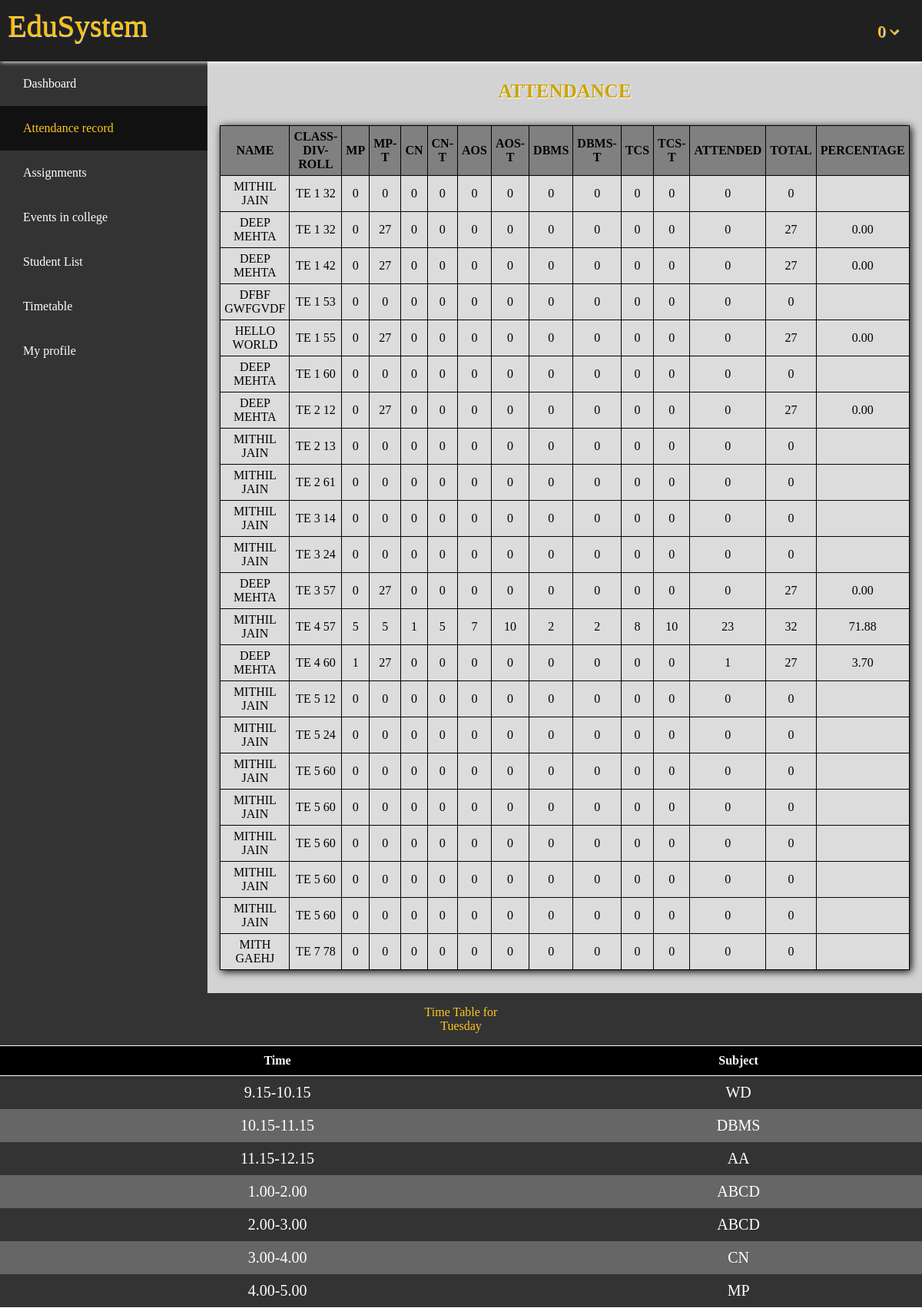
The page /home.php?page=attendance.php (signed in) on the database its author committed.
### tables this page shows
CREATE TABLE `profile` (
  `UserId` varchar(15) NOT NULL,
  `Fname` text NOT NULL,
  `Lname` text NOT NULL,
  `RegNo` int(5) NOT NULL,
  `Class` varchar(2) NOT NULL,
  `Division` int(1) NOT NULL,
  `RollNo` int(2) NOT NULL,
  `MobNo` bigint(10) NOT NULL,
  `Addr` varchar(50) NOT NULL,
  `Pass` varchar(32) NOT NULL DEFAULT 'sakec',
  `S1` int(2) NOT NULL DEFAULT '0',
  `S1t` int(2) NOT NULL DEFAULT '0',
  `S2` int(2) NOT NULL DEFAULT '0',
  `S2t` int(2) NOT NULL DEFAULT '0',
  `S3` int(2) NOT NULL DEFAULT '0',
  `S3t` int(2) NOT NULL DEFAULT '0',
  `S4` int(2) NOT NULL DEFAULT '0',
  `S4t` int(2) NOT NULL DEFAULT '0',
  `S5` int(2) DEFAULT '0',
  `S5t` int(2) NOT NULL DEFAULT '0',
  `Attended` int(2) AS (S1+S2+S3+S4+S5) VIRTUAL,
  `Total` int(2) AS (S1t+S2t+S3t+S4t+S5t) VIRTUAL,
  `Percent` decimal(4,2) AS ((S1+S2+S3+S4+S5)*100/(S1t+S2t+S3t+S4t+S5t)) VIRTUAL
);

CREATE TABLE `timetable` (
  `SrNo` int(1) NOT NULL,
  `Time` varchar(15) NOT NULL,
  `Monday` varchar(15) NOT NULL,
  `Tuesday` varchar(15) NOT NULL,
  `Wednesday` varchar(15) NOT NULL,
  `Thrusday` varchar(15) NOT NULL,
  `Friday` varchar(15) NOT NULL
);

### add_attendance.php (the view, shortened to what this page needs)
<!DOCTYPE html>
<html lang="en">
<head>
	<link rel="stylesheet" href="Addons/attendance.css">
</head>
<body>
	<?php
	echo "<p class=\"patten\">Attendance</p>";
	fetch();
	function fetch() {
		$user = 'student';
		$pass = 'sakec';
		$db = 'students';
		$conn = new mysqli('localhost', $user, $pass, $db) or die("Unable to connect to server".$db);
		$get_all = "select * from profile order by Division, RollNo";
		$data = mysqli_query($conn, $get_all) or die("No records found.");
		echo "<div class=\"table\"><table><tr><th>Name</th><th>Class-Div-Roll</th><th>MP</th><th>MP-T</th><th>CN</th><th>CN-T</th><th>AOS</th><th>AOS-T</th><th>DBMS</th><th>DBMS-T</th><th>TCS</th><th>TCS-T</th><th>Attended</th><th>Total</th><th>Percentage</th></tr>";
		while($row = mysqli_fetch_assoc($data)) {
			echo "<tr><td>".$row["Fname"]." ".$row["Lname"]."</td><td>".$row["Class"]." ".$row["Division"]." ".$row["RollNo"]."</td><td>".$row["S1"]."</td><td>".$row["S1t"]."</td><td>".$row["S2"]."</td><td>".$row["S2t"]."</td><td>".$row["S3"]."</td><td>".$row["S3t"]."</td><td>".$row["S4"]."</td><td>".$row["S4t"]."</td><td>".$row["S5"]."</td><td>".$row["S5t"]."</td><td>".$row["Attended"]."</td><td>".$row["Total"]."</td><td>".$row["Percent"]."</td></tr>";
		}
		echo "</table></div>";
	}
?>
</body>
</html>

### home.php (shortened to what this page needs)
<html>
<head>
    <link rel="stylesheet" type="text/css" href="Addons/home.css">
    <link rel="stylesheet" href="https://cdnjs.cloudflare.com/ajax/libs/font-awesome/4.7.0/css/font-awesome.min.css">
</head>
<body>
    <div class="header">
        <div class="leftheader">
            <p class="pheader">EduSystem</p>
        </div>
        <div class="rightheader">
            <ul class="mainddheader">
                <li><a id="dropdown" href="#" onclick="#">
                <?php
                    echo $_SESSION['name'];
                ?>
                <i class="fa fa-angle-down"></i></a></li>
            </ul>
        </div>
    </div>
    <div class="flex-container">
            <div class="asideleft">
                <ul class="nav">
                    <li><a class="btn <?php if($_GET["page"]==""){echo 'active';}?>" href="home.php">Dashboard</a></li>
                    <li><a class="btn <?php if($_GET["page"]=="attendance.php"){echo 'active';}?>" href="home.php?page=attendance.php">Attendance record</a></li>
                    <li><a class="btn <?php if($_GET["page"]=="assign.php"){echo 'active';}?>" href="home.php?page=assign.php">Assignments</a></li>
                    <li><a class="btn <?php if($_GET["page"]=="events.php"){echo 'active';}?>" href="home.php?page=events.php">Events in college</a></li>
                    <li><a class="btn <?php if($_GET["page"]=="list.php"){echo 'active';}?>" href="home.php?page=list.php">Student List</a></li>
                    <li><a class="btn <?php if($_GET["page"]=="timetable.php"){echo 'active';}?>" href="home.php?page=timetable.php">Timetable</a></li>
                    <li><a class="btn <?php if($_GET["page"]=="update.php"){echo 'active';}?>" href="home.php?page=update.php">My profile</a></li>
                </ul>
            </div>
        <div class="maincontent">
            <?php
                if (isset($_GET['page'])&&$_GET['page']!=""){
                    include $_GET['page'];
                }
                else {
                    include 'dashboard.php';
                }
            ?>
        </div>
        <?php
            $user = 'student';
            $pass = 'sakec';
            $db = 'students';
            $conn = new mysqli('localhost', $user, $pass, $db) or die("Unable to connect to server".$db);
            $get_all = "select * from timetable";
            $data = mysqli_query($conn, $get_all) or die("No records found.");
            $row = mysqli_fetch_assoc($data);
            $day = date('l');
            echo '<div class="asideright">
                <div class="iasideright">
                        <p align="center">Time Table for <br>'.$day.' </p>';
                        if ($day=="Sunday" || $day=="Saturday") {
                            echo '<p class="tthead" align="center">Holiday<p>';
                        }
                        else {
                            echo'<table class="asiderighttable" >
                            <tr>
                                <th>Time</th>
                                <th>Subject</th>
                            </tr>';
                            echo '<tr>
                                <td>9.15-10.15</td>
                                <td>'.$row[$day].'</td>
                            </tr>';
                            $row = mysqli_fetch_assoc($data);
                            echo '
                            <tr>
                                <td>10.15-11.15</td>
                                <td>'.$row[$day].'</td>
                            </tr>';
                            $row = mysqli_fetch_assoc($data);
                            echo '
                            <tr>
                                <td>11.15-12.15</td>
                                <td>'.$row[$day].'</td>
                            </tr>';
                            $row = mysqli_fetch_assoc($data);
                            echo '
                            <tr>
                                <td>1.00-2.00</td>
                                <td>'.$row[$day].'</td>
                            </tr>';
                            $row = mysqli_fetch_assoc($data);
                            echo '
                            <tr>
                                <td>2.00-3.00</td>
                                <td>'.$row[$day].'</td>
                            </tr>';
                            $row = mysqli_fetch_assoc($data);
                            echo '
                            <tr>
                                <td>3.00-4.00</td>
                                <td>'.$row[$day].'</td>
                            </tr>';
                            $row = mysqli_fetch_assoc($data);
                            echo '
                            <tr>
                                <td>4.00-5.00</td>
                                <td>'.$row[$day].'</td>
                            </tr>
                    </table>';
                }
                    echo '</div></div>';
        ?>
    </div>
</body>
</html>

### Addons/home.css (style rules this page uses)
body { margin:0; background-repeat: no-repeat; background-position: center top; }
.header { position:sticky; top:0; display:flex; width:100%; height:80px; background-color:#202020; justify-content: center; box-shadow:1px 1px 5px white; }
.flex-container { display: flex; flex-wrap: wrap; }
.asideleft { flex:15%; min-height:894px; background-color:#333; }
.maincontent { flex:70%; background-color:#D3D3D3; min-height:650px; }
.asideright { flex:15%; background-color: #333; }
.leftheader { justify-content: center; flex:80%; }
.pheader { margin:10 0 0 10px; font-family: cursive; font-size: 40px; color:#ffbf00; text-shadow:0.5px 0.5px 1px white; }
.rightheader { justify-content: center; flex:20%; text-align: right; padding:30px; }
.mainddheader { padding:0; margin:-10px; list-style-type: none; }
.mainddheader li { font-size:20px; padding:10px; }
.mainddheader li a { text-decoration: none; color:#ffbf00; text-shadow:1px 1px 1px white; }
ul.nav { list-style-type: none; overflow: hidden; padding: 0; margin: 0px; background-color: #333; }
ul.nav > li { padding: 0px; }
ul.nav > li > a { display: block; color: white; border: none; padding: 20px 30px; text-align: left; transition: all 0.7s ease; text-decoration: none; }
ul.nav > li > a.active { background-color: #111; color:#ffc61a; }
.iasideright p { color:#ffc61a; font-family: cursive; }
table,th,td { text-align: center; border-collapse:collapse; }
.asiderighttable { width:100%; background-color: white; }
.asiderighttable th { border:0px; padding:10px; background-color: black; border-bottom:1px solid white; border-top:1px solid white; }
.asiderighttable tr:nth-child(odd) { background-color:#666; color:white; }
.asiderighttable tr:nth-child(even) { background-color:#333; color:white; }
.asiderighttable tr:last-child { border-bottom: 1px solid white; }
.asiderighttable td { border:0; font-size: 20px; padding:10px; }

### Addons/attendance.css (style rules this page uses)
p.patten { font-family: cursive; font-size: 25px; font-weight: 700; text-align: center; margin-bottom:0; color:#cca300; text-shadow: 1px 1px 1px white; text-transform: uppercase; }
.table table { width:90%; margin-right: auto; margin-left: auto; margin-top: 30px; margin-bottom: 30px; box-shadow:2px 2px 10px black; background-color:#DCDCDC; }
.table th { background-color:#808080; }
.table td,.table th { border:1px solid black; padding:5px; text-transform: uppercase; }

### rows shown on the page
profile: Fname "MITHIL", Lname "JAIN", Class "TE", Division "1", RollNo "32", S1 "0", S1t "0", S2 "0", S2t "0", S3 "0", S3t "0", S4 "0", S4t "0", S5 "0", S5t "0", Attended "0", Total "0"
profile: Fname "DEEP", Lname "MEHTA", Class "TE", Division "1", RollNo "32", S1 "0", S1t "27", S2 "0", S2t "0", S3 "0", S3t "0", S4 "0", S4t "0", S5 "0", S5t "0", Attended "0", Total "27", Percent "0.00"
profile: Fname "DEEP", Lname "MEHTA", Class "TE", Division "1", RollNo "42", S1 "0", S1t "27", S2 "0", S2t "0", S3 "0", S3t "0", S4 "0", S4t "0", S5 "0", S5t "0", Attended "0", Total "27", Percent "0.00"
profile: Fname "DFBF", Lname "GWFGVDF", Class "TE", Division "1", RollNo "53", S1 "0", S1t "0", S2 "0", S2t "0", S3 "0", S3t "0", S4 "0", S4t "0", S5 "0", S5t "0", Attended "0", Total "0"
profile: Fname "HELLO", Lname "WORLD", Class "TE", Division "1", RollNo "55", S1 "0", S1t "27", S2 "0", S2t "0", S3 "0", S3t "0", S4 "0", S4t "0", S5 "0", S5t "0", Attended "0", Total "27", Percent "0.00"
profile: Fname "DEEP", Lname "MEHTA", Class "TE", Division "1", RollNo "60", S1 "0", S1t "0", S2 "0", S2t "0", S3 "0", S3t "0", S4 "0", S4t "0", S5 "0", S5t "0", Attended "0", Total "0"
profile: Fname "DEEP", Lname "MEHTA", Class "TE", Division "2", RollNo "12", S1 "0", S1t "27", S2 "0", S2t "0", S3 "0", S3t "0", S4 "0", S4t "0", S5 "0", S5t "0", Attended "0", Total "27", Percent "0.00"
profile: Fname "MITHIL", Lname "JAIN", Class "TE", Division "2", RollNo "13", S1 "0", S1t "0", S2 "0", S2t "0", S3 "0", S3t "0", S4 "0", S4t "0", S5 "0", S5t "0", Attended "0", Total "0"
profile: Fname "MITHIL", Lname "JAIN", Class "TE", Division "2", RollNo "61", S1 "0", S1t "0", S2 "0", S2t "0", S3 "0", S3t "0", S4 "0", S4t "0", S5 "0", S5t "0", Attended "0", Total "0"
profile: Fname "MITHIL", Lname "JAIN", Class "TE", Division "3", RollNo "14", S1 "0", S1t "0", S2 "0", S2t "0", S3 "0", S3t "0", S4 "0", S4t "0", S5 "0", S5t "0", Attended "0", Total "0"
profile: Fname "MITHIL", Lname "JAIN", Class "TE", Division "3", RollNo "24", S1 "0", S1t "0", S2 "0", S2t "0", S3 "0", S3t "0", S4 "0", S4t "0", S5 "0", S5t "0", Attended "0", Total "0"
profile: Fname "DEEP", Lname "MEHTA", Class "TE", Division "3", RollNo "57", S1 "0", S1t "27", S2 "0", S2t "0", S3 "0", S3t "0", S4 "0", S4t "0", S5 "0", S5t "0", Attended "0", Total "27", Percent "0.00"
profile: Fname "MITHIL", Lname "JAIN", Class "TE", Division "4", RollNo "57", S1 "5", S1t "5", S2 "1", S2t "5", S3 "7", S3t "10", S4 "2", S4t "2", S5 "8", S5t "10", Attended "23", Total "32", Percent "71.88"
profile: Fname "DEEP", Lname "MEHTA", Class "TE", Division "4", RollNo "60", S1 "1", S1t "27", S2 "0", S2t "0", S3 "0", S3t "0", S4 "0", S4t "0", S5 "0", S5t "0", Attended "1", Total "27", Percent "3.70"
profile: Fname "MITHIL", Lname "JAIN", Class "TE", Division "5", RollNo "12", S1 "0", S1t "0", S2 "0", S2t "0", S3 "0", S3t "0", S4 "0", S4t "0", S5 "0", S5t "0", Attended "0", Total "0"
profile: Fname "MITHIL", Lname "JAIN", Class "TE", Division "5", RollNo "24", S1 "0", S1t "0", S2 "0", S2t "0", S3 "0", S3t "0", S4 "0", S4t "0", S5 "0", S5t "0", Attended "0", Total "0"
profile: Fname "MITHIL", Lname "JAIN", Class "TE", Division "5", RollNo "60", S1 "0", S1t "0", S2 "0", S2t "0", S3 "0", S3t "0", S4 "0", S4t "0", S5 "0", S5t "0", Attended "0", Total "0"
profile: Fname "MITHIL", Lname "JAIN", Class "TE", Division "5", RollNo "60", S1 "0", S1t "0", S2 "0", S2t "0", S3 "0", S3t "0", S4 "0", S4t "0", S5 "0", S5t "0", Attended "0", Total "0"
profile: Fname "MITHIL", Lname "JAIN", Class "TE", Division "5", RollNo "60", S1 "0", S1t "0", S2 "0", S2t "0", S3 "0", S3t "0", S4 "0", S4t "0", S5 "0", S5t "0", Attended "0", Total "0"
profile: Fname "MITHIL", Lname "JAIN", Class "TE", Division "5", RollNo "60", S1 "0", S1t "0", S2 "0", S2t "0", S3 "0", S3t "0", S4 "0", S4t "0", S5 "0", S5t "0", Attended "0", Total "0"
profile: Fname "MITHIL", Lname "JAIN", Class "TE", Division "5", RollNo "60", S1 "0", S1t "0", S2 "0", S2t "0", S3 "0", S3t "0", S4 "0", S4t "0", S5 "0", S5t "0", Attended "0", Total "0"
profile: Fname "MITH", Lname "GAEHJ", Class "TE", Division "7", RollNo "78", S1 "0", S1t "0", S2 "0", S2t "0", S3 "0", S3t "0", S4 "0", S4t "0", S5 "0", S5t "0", Attended "0", Total "0"
timetable: Tuesday "WD"
timetable: Tuesday "DBMS"
timetable: Tuesday "AA"
timetable: Tuesday "ABCD"
timetable: Tuesday "ABCD"
timetable: Tuesday "CN"
timetable: Tuesday "MP"

### other values the page prints
$_SESSION['name'] "0"
